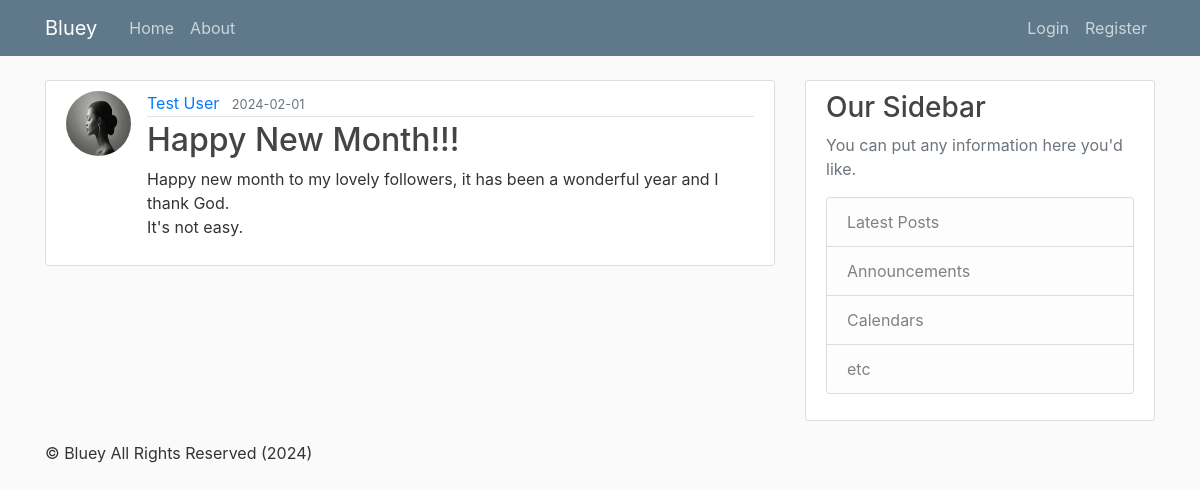
/post/1, run on the app's committed database.
### Bluey_blog/models.py (models this page shows, shortened)
class User(db.Model, UserMixin):
    id = db.Column(db.Integer, primary_key=True)
    username = db.Column(db.String(20), unique=True, nullable=False)
    email = db.Column(db.String(120), unique=True, nullable=False)
    image_file = db.Column(db.String(20), nullable=False, default='main_default.jpg')
    password = db.Column(db.String(60), nullable=False)
    posts = db.relationship('Post', backref = 'author', lazy = True)

class Post(db.Model):
    id = db.Column(db.Integer, primary_key=True)
    title = db.Column(db.String(100), nullable=False)
    date_posted = db.Column(db.DateTime, nullable=False, default=datetime.utcnow )
    content = db.Column(db.Text, nullable=False)
    user_id = db.Column(db.Integer, db.ForeignKey('user.id'), nullable=False) # This table has a one to many relationship with the user table.

### Bluey_blog/routes.py (the view)
@app.route("/post/<int:post_id>")
def post(post_id):
    post = Post.query.get_or_404(post_id)
    return render_template('post.html', title = post.title, post=post )

### Bluey_blog/templates/post.html (shortened to what this page needs)
{% extends "layout.html" %}
{% block content %}
  <article class="media content-section">
    <img class="rounded-circle article-img" src="{{ url_for('static', filename='profile_pics/' + post.author.image_file) }}">
    <div class="media-body">
      <div class="article-metadata">
        <a class="mr-2" href=" {{url_for( 'user_posts', username=post.author.username )}} ">{{ post.author.username }}</a>
        <small class="text-muted">{{ post.date_posted.strftime('%Y-%m-%d') }}</small>
      </div>
      <h2 class="article-title">{{ post.title }}</h2>
      <p class="article-content">{{ post.content }}</p>
    </div>
  </article>
{% endblock content %}

### Bluey_blog/static/main.css (style rules this page uses)
body { background: #fafafa; color: #333333; margin-top: 5rem; }
h1, h2, h3, h4, h5, h6 { color: #444444; }
.content-section { background: #ffffff; padding: 10px 20px; border: 1px solid #dddddd; border-radius: 3px; margin-bottom: 20px; }
.article-title { color: #444444; }
.article-content { white-space: pre-line; }
.article-img { height: 65px; width: 65px; margin-right: 16px; }
.article-metadata { padding-bottom: 1px; margin-bottom: 4px; border-bottom: 1px solid #e3e3e3 }

### data on the page
User: image_file (picture), author.username "Test User"
Post: date_posted "2024-02-01", title "Happy New Month!!!", content "Happy new month to my lovely followers, it has been a wonderful year and I thank God. It's not easy."
